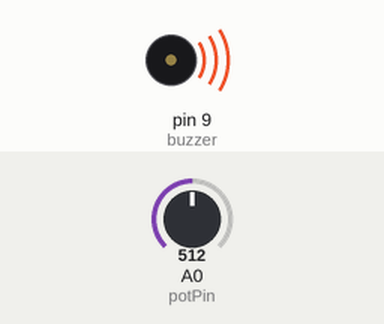
Bench run of a sketch on a simulated Arduino Uno, built with avr-gcc and run on an emulated ATmega328P. Parts: buzzer (waves = sounding). Inputs (shaded band) come from the test bench; at power-on: A0 (potPin) = 512.

Above: at 0.1 s.
Timing chart, 0 to 1.6 s (numbered marks = the images above):
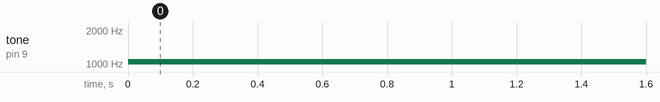

Measured:
- by itself, tone on pin 9 (buzzer): silent → 1050 Hz at 0.00 s

The sketch:

sketch_feb9b.ino
```cpp
int buzzer = 9;
int potPin = A0;

void setup() {
  pinMode(buzzer, OUTPUT);
}

void loop() {
  int potValue = analogRead(potPin);
  int frequency = map(potValue, 0, 1023, 100, 2000);

  tone(buzzer, frequency);
}
```
